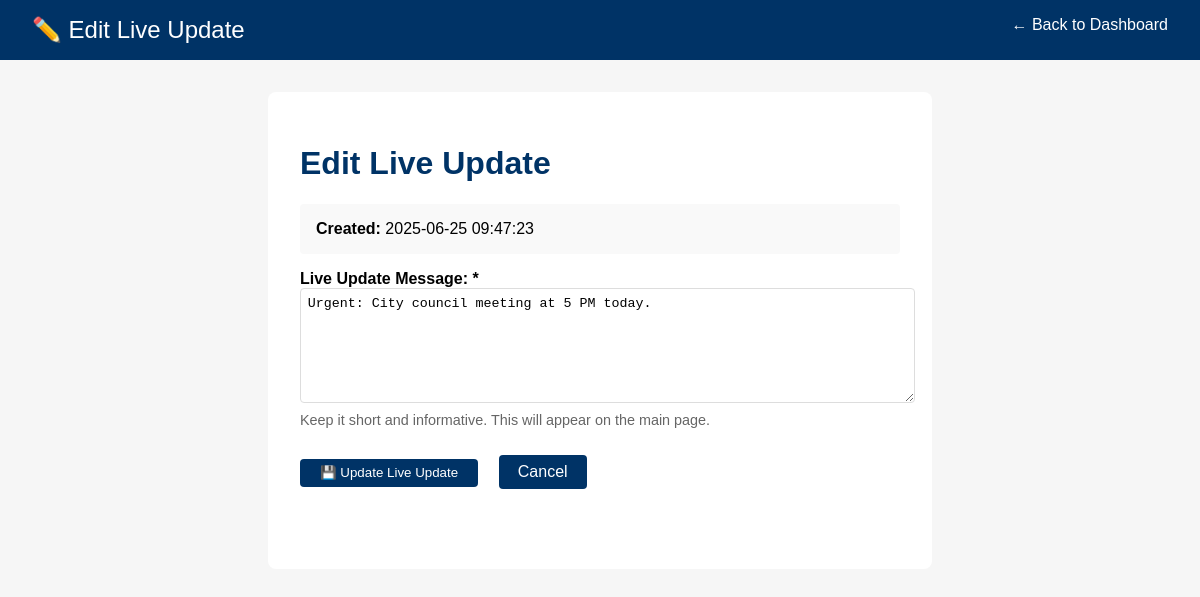
/admin/live_edit.php?id=1 (signed in), run on the app's committed database.
### tables this page shows
CREATE TABLE `live_updates` (
  `id` int(11) NOT NULL,
  `message` text NOT NULL,
  `created_at` datetime NOT NULL DEFAULT current_timestamp()
);

### admin/live_edit.php (the view, shortened to what this page needs)
<?php
require_once '../includes/auth.php';
$updateId = isset($_GET['id']) ? intval($_GET['id']) : 0;
$stmt = $pdo->prepare("SELECT * FROM live_updates WHERE id = ?");
$stmt->execute([$updateId]);
$liveUpdate = $stmt->fetch(PDO::FETCH_ASSOC);
?>
<!DOCTYPE html>
<html lang="en">
<head>
</head>
<body>
<header>
    <span style="font-size:1.5em;">✏️ Edit Live Update</span>
    <a href="index.php" style="float:right; color:#fff; text-decoration:none;">← Back to Dashboard</a>
</header>
<main>
    <h1>Edit Live Update</h1>
    <div class="update-meta">
        <strong>Created:</strong> <?php echo htmlspecialchars($liveUpdate['created_at']); ?>
    </div>
    <form method="post">
        <label>Live Update Message: *</label>
        <textarea name="message" required placeholder="Enter your live update message here..."><?php echo htmlspecialchars($liveUpdate['message']); ?></textarea>
        <div class="form-help">Keep it short and informative. This will appear on the main page.</div>
        <br>
        <button type="submit">💾 Update Live Update</button>
        <a href="index.php" class="btn" style="margin-left: 1em;">Cancel</a>
    </form>
</main>
</body>
</html>

### admin/live_edit.php (style rules this page uses)
body { font-family: Arial, sans-serif; background: #f6f6f6; margin: 0; }
header { background: #003366; color: #fff; padding: 1em 2em; }
main { max-width: 600px; margin: 2em auto; background: #fff; padding: 2em; border-radius: 8px; }
h1 { color: #003366; }
.btn { display: inline-block; padding: 0.5em 1.2em; background: #003366; color: #fff; border-radius: 4px; text-decoration: none; margin-bottom: 1em; }
form { margin-bottom: 2em; }
label { display: block; margin-top: 1em; font-weight: bold; }
textarea { width: 100%; padding: 0.5em; border: 1px solid #ddd; border-radius: 4px; height: 100px; resize: vertical; }
button { margin-top: 1em; padding: 0.5em 1.5em; background: #003366; color: #fff; border: none; border-radius: 4px; cursor: pointer; }
.form-help { font-size: 0.9em; color: #666; margin-top: 0.3em; }
.update-meta { background: #f9f9f9; padding: 1em; border-radius: 4px; margin-bottom: 1em; }

### data on the page
live_updates: created_at "2025-06-25 09:47:23", message "Urgent: City council meeting at 5 PM today."
